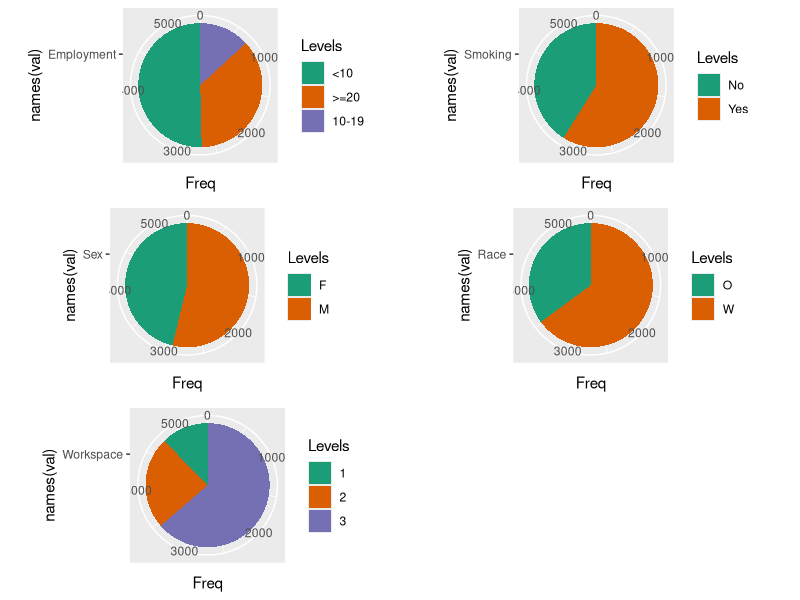
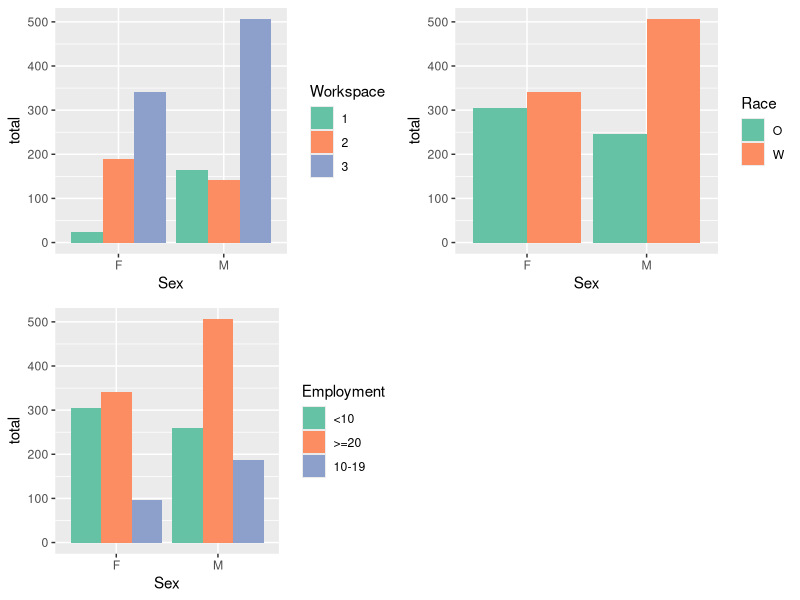
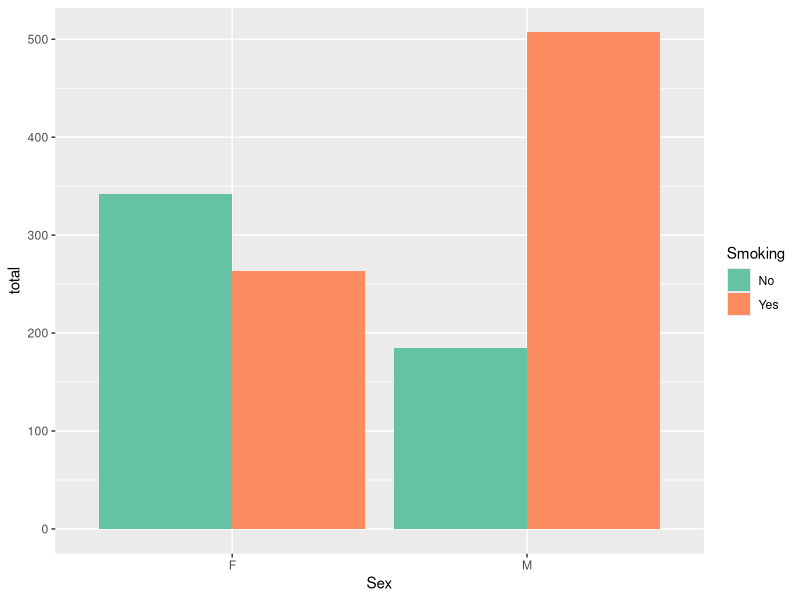
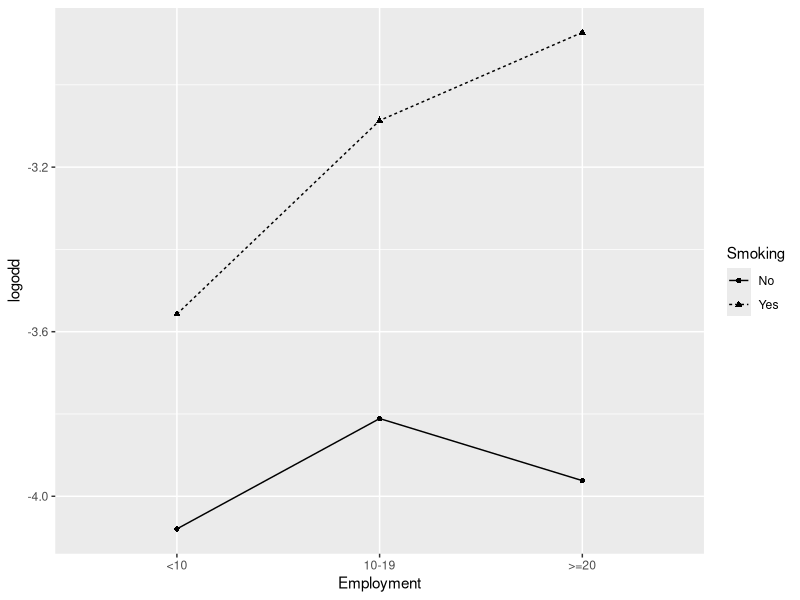

Reproduce these figures in R, in order.
## ---- chunk 1
library(ggplot2)
library(knitr)
library(kableExtra)
library(gridExtra)
library(dplyr)
## ---- chunk 2
data = read.csv("Byssinosis.csv")
total = data$Byssinosis+data$Non.Byssinosis
data$total = total
data$Workspace = as.factor(data$Workspace)
data$Employment = as.factor(data$Employment)
data$Race = as.factor(data$Race)

data2 = c()
for (i in 1:(dim(data)[1])){
  if(data[i,6]!=0){
    data2 = rbind(data2,cbind(data[i,1:5],data.frame(y = rep(1,data[i,6]))))
  }
  if(data[i,7]!=0){
    data2 = rbind(data2,cbind(data[i,1:5],data.frame(y = rep(0,data[i,7]))))
  }
}

## ---- chunk 3
p = function(i){
  val = data2[i]
  table =as.data.frame(table(val)) 
  colnames(table) = c("Levels","Freq")
   ggplot(table, aes(x= names(val), y = Freq, fill = Levels))+geom_bar(width = 1, stat = "identity") +   coord_polar("y", start=0) + scale_fill_brewer(palette="Dark2")
}

grid.arrange(p(1), p(2),p(3),p(4),p(5), ncol=2,nrow = 3)
## ---- chunk 4
p1 = ggplot(data=data, aes(x=Sex,y = total, fill =Workspace)) +geom_bar(stat="identity", position=position_dodge())+ scale_fill_brewer(palette = "Set2")


p2 = ggplot(data=data, aes(x=Sex,y = total, fill =Race)) +geom_bar(stat="identity", position=position_dodge())+ scale_fill_brewer(palette = "Set2")

p3 = ggplot(data=data, aes(x=Sex,y = total, fill =Employment)) +geom_bar(stat="identity", position=position_dodge())+ scale_fill_brewer(palette = "Set2")

grid.arrange(p1,p2,p3, ncol=2,nrow = 2)
## ---- chunk 5
table1 = table(data2$Sex, data2$Smoking)
form1 = table1 %>%  kable() %>% kable_styling("responsive",full_width = F, position = "center")%>%column_spec(2:3, bold = T,background = "#F5DEB3") %>% column_spec(1, bold = T)


p1 = ggplot(data=data, aes(x=Sex,y = total, fill = Smoking)) +geom_bar(stat="identity", position=position_dodge())+ scale_fill_brewer(palette = "Set2")

form1
print(p1)
## ---- chunk 6
test1 = chisq.test(table1)
form2 = data.frame(variables = c("Sex and Smoking"), Statistic = c(test1$statistic[[1]]), P.value = c(test1$p.value[[1]]))
form2 %>% kable() %>% kable_styling("responsive",full_width = F, position = "center")%>%column_spec(1:3, bold = T,background = "#F5DEB3") 

## ---- chunk 7
table1 = table(data2$Sex, data2$y)
form1 = table1 %>%  kable() %>% kable_styling("responsive",full_width = F, position = "center")%>%column_spec(2:3, bold = T,background = "#F5DEB3") %>% column_spec(1, bold = T)


form1

test1 = chisq.test(table1)
form2 = data.frame(variables = c("Sex and Byssinosis"), Statistic = c(test1$statistic[[1]]), P.value = c(test1$p.value[[1]]))
form2 %>% kable() %>% kable_styling("responsive",full_width = F, position = "center")%>%column_spec(1:3, bold = T,background = "#F5DEB3") 

## ---- chunk 8
rm(list = ls())

data = read.csv('Byssinosis.csv')
data$Employment = factor(data$Employment,levels = c('<10','10-19','>=20'))

data1 = data
set.seed(1)
for (i in 1:5){
  data[,i] = as.factor(data[,i])
  data1[,i] = as.numeric(data[,i])
}
chisq.test(data1,correct = F)
n = sum(data[,6:7])

ind = sample(n,round(3*n/4))

train = data[ind,]
test = data[-ind,]

lm1 = glm(cbind(Byssinosis,Non.Byssinosis)~.,train,family = 'binomial')

lm2 = glm(cbind(Byssinosis,Non.Byssinosis)~.-Sex-Race,train,family = 'binomial')

lm3 = glm(cbind(Byssinosis,Non.Byssinosis)~(.-Sex-Race)^2,train,family = 'binomial')

lm4 = step(lm3,direction = 'both',k = 2)
  
lm5 = step(lm3,direction = 'both',k = log(n))

intdata = data %>% group_by(Employment,Smoking)%>%summarise(logodd = log(sum(Byssinosis)/sum(Non.Byssinosis)))

ggplot(intdata, aes(x=Employment, y=logodd, group=Smoking)) +
  geom_line(aes(linetype=Smoking))+
  geom_point(aes(shape=Smoking))
